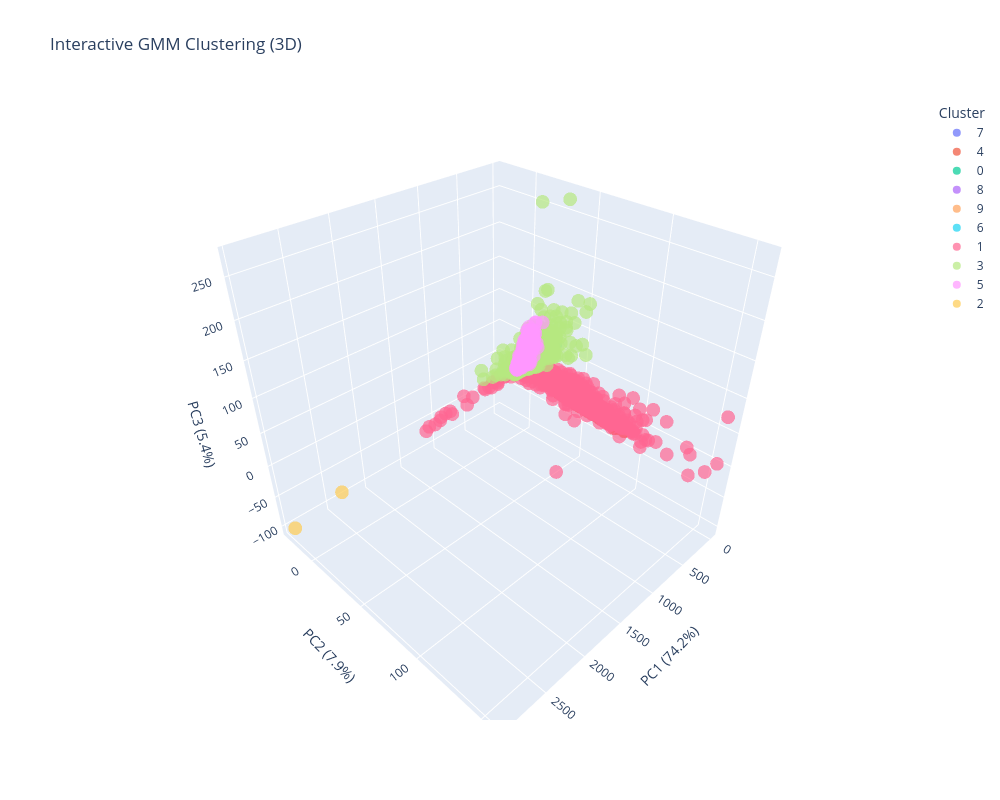

Notebook source saved alongside this figure:
### Code cell
# Interactive 3D plot using Plotly
logger.info("Creating interactive 3D visualization...")

df_plot = pd.DataFrame({
    'PC1': X_pca[:, 0],
    'PC2': X_pca[:, 1],
    'PC3': X_pca[:, 2],
    'Cluster': cluster_labels.astype(str),
    'Confidence': cluster_probs.max(axis=1)
})

fig = px.scatter_3d(
    df_plot, x='PC1', y='PC2', z='PC3',
    color='Cluster',
    hover_data=['Confidence'],
    title='Interactive GMM Clustering (3D)',
    labels={
        'PC1': f'PC1 ({pca.explained_variance_ratio_[0]*100:.1f}%)',
        'PC2': f'PC2 ({pca.explained_variance_ratio_[1]*100:.1f}%)',
        'PC3': f'PC3 ({pca.explained_variance_ratio_[2]*100:.1f}%)'
    },
    opacity=0.7
)

fig.update_layout(
    width=1000,
    height=800,
    font=dict(size=12)
)

fig.write_html('../reports/gmm_clusters_interactive.html')
fig.show()

print("✓ Interactive 3D plot saved to reports/gmm_clusters_interactive.html")

### Figure 1 — Plotly figure (JSON) as saved in the notebook; plotly's stock layout.template omitted (floating-point values rounded to 4 significant figures; data arrays with more than 128 entries replaced by an {"elided": "..."} marker saying what was removed)
{"data": [{"customdata": {"elided": "6768x1 float values"}, "hovertemplate": "Cluster=7<br>PC1 (74.2%)=%{x}<br>PC2 (7.9%)=%{y}<br>PC3 (5.4%)=%{z}<br>Confidence=%{customdata[0]}<extra></extra>", "legendgroup": "7", "marker": {"color": "#636efa", "opacity": 0.7, "symbol": "circle"}, "mode": "markers", "name": "7", "scene": "scene", "showlegend": true, "type": "scatter3d", "x": {"elided": "6768 float values"}, "y": {"elided": "6768 float values"}, "z": {"elided": "6768 float values"}}, {"customdata": {"elided": "4856x1 float values"}, "hovertemplate": "Cluster=4<br>PC1 (74.2%)=%{x}<br>PC2 (7.9%)=%{y}<br>PC3 (5.4%)=%{z}<br>Confidence=%{customdata[0]}<extra></extra>", "legendgroup": "4", "marker": {"color": "#EF553B", "opacity": 0.7, "symbol": "circle"}, "mode": "markers", "name": "4", "scene": "scene", "showlegend": true, "type": "scatter3d", "x": {"elided": "4856 float values"}, "y": {"elided": "4856 float values"}, "z": {"elided": "4856 float values"}}, {"customdata": {"elided": "8861x1 float values"}, "hovertemplate": "Cluster=0<br>PC1 (74.2%)=%{x}<br>PC2 (7.9%)=%{y}<br>PC3 (5.4%)=%{z}<br>Confidence=%{customdata[0]}<extra></extra>", "legendgroup": "0", "marker": {"color": "#00cc96", "opacity": 0.7, "symbol": "circle"}, "mode": "markers", "name": "0", "scene": "scene", "showlegend": true, "type": "scatter3d", "x": {"elided": "8861 float values"}, "y": {"elided": "8861 float values"}, "z": {"elided": "8861 float values"}}, {"customdata": {"elided": "1957x1 float values"}, "hovertemplate": "Cluster=8<br>PC1 (74.2%)=%{x}<br>PC2 (7.9%)=%{y}<br>PC3 (5.4%)=%{z}<br>Confidence=%{customdata[0]}<extra></extra>", "legendgroup": "8", "marker": {"color": "#ab63fa", "opacity": 0.7, "symbol": "circle"}, "mode": "markers", "name": "8", "scene": "scene", "showlegend": true, "type": "scatter3d", "x": {"elided": "1957 float values"}, "y": {"elided": "1957 float values"}, "z": {"elided": "1957 float values"}}, {"customdata": {"elided": "2287x1 float values"}, "hovertemplate": "Cluster=9<br>PC1 (74.2%)=%{x}<br>PC2 (7.9%)=%{y}<br>PC3 (5.4%)=%{z}<br>Confidence=%{customdata[0]}<extra></extra>", "legendgroup": "9", "marker": {"color": "#FFA15A", "opacity": 0.7, "symbol": "circle"}, "mode": "markers", "name": "9", "scene": "scene", "showlegend": true, "type": "scatter3d", "x": {"elided": "2287 float values"}, "y": {"elided": "2287 float values"}, "z": {"elided": "2287 float values"}}, {"customdata": {"elided": "4393x1 float values"}, "hovertemplate": "Cluster=6<br>PC1 (74.2%)=%{x}<br>PC2 (7.9%)=%{y}<br>PC3 (5.4%)=%{z}<br>Confidence=%{customdata[0]}<extra></extra>", "legendgroup": "6", "marker": {"color": "#19d3f3", "opacity": 0.7, "symbol": "circle"}, "mode": "markers", "name": "6", "scene": "scene", "showlegend": true, "type": "scatter3d", "x": {"elided": "4393 float values"}, "y": {"elided": "4393 float values"}, "z": {"elided": "4393 float values"}}, {"customdata": {"elided": "821x1 float values"}, "hovertemplate": "Cluster=1<br>PC1 (74.2%)=%{x}<br>PC2 (7.9%)=%{y}<br>PC3 (5.4%)=%{z}<br>Confidence=%{customdata[0]}<extra></extra>", "legendgroup": "1", "marker": {"color": "#FF6692", "opacity": 0.7, "symbol": "circle"}, "mode": "markers", "name": "1", "scene": "scene", "showlegend": true, "type": "scatter3d", "x": {"elided": "821 float values"}, "y": {"elided": "821 float values"}, "z": {"elided": "821 float values"}}, {"customdata": {"elided": "1087x1 float values"}, "hovertemplate": "Cluster=3<br>PC1 (74.2%)=%{x}<br>PC2 (7.9%)=%{y}<br>PC3 (5.4%)=%{z}<br>Confidence=%{customdata[0]}<extra></extra>", "legendgroup": "3", "marker": {"color": "#B6E880", "opacity": 0.7, "symbol": "circle"}, "mode": "markers", "name": "3", "scene": "scene", "showlegend": true, "type": "scatter3d", "x": {"elided": "1087 float values"}, "y": {"elided": "1087 float values"}, "z": {"elided": "1087 float values"}}, {"customdata": {"elided": "1561x1 float values"}, "hovertemplate": "Cluster=5<br>PC1 (74.2%)=%{x}<br>PC2 (7.9%)=%{y}<br>PC3 (5.4%)=%{z}<br>Confidence=%{customdata[0]}<extra></extra>", "legendgroup": "5", "marker": {"color": "#FF97FF", "opacity": 0.7, "symbol": "circle"}, "mode": "markers", "name": "5", "scene": "scene", "showlegend": true, "type": "scatter3d", "x": {"elided": "1561 float values"}, "y": {"elided": "1561 float values"}, "z": {"elided": "1561 float values"}}, {"customdata": [[1.0], [1.0]], "hovertemplate": "Cluster=2<br>PC1 (74.2%)=%{x}<br>PC2 (7.9%)=%{y}<br>PC3 (5.4%)=%{z}<br>Confidence=%{customdata[0]}<extra></extra>", "legendgroup": "2", "marker": {"color": "#FECB52", "opacity": 0.7, "symbol": "circle"}, "mode": "markers", "name": "2", "scene": "scene", "showlegend": true, "type": "scatter3d", "x": [2477.0, 2947.0], "y": [-12.7, -26.21], "z": [-61.46, -103.2]}], "layout": {"font": {"size": 12}, "height": 800, "legend": {"title": {"text": "Cluster"}, "tracegroupgap": 0}, "scene": {"domain": {"x": [0, 1], "y": [0, 1]}, "xaxis": {"title": {"text": "PC1 (74.2%)"}}, "yaxis": {"title": {"text": "PC2 (7.9%)"}}, "zaxis": {"title": {"text": "PC3 (5.4%)"}}}, "title": {"text": "Interactive GMM Clustering (3D)"}, "width": 1000}}
